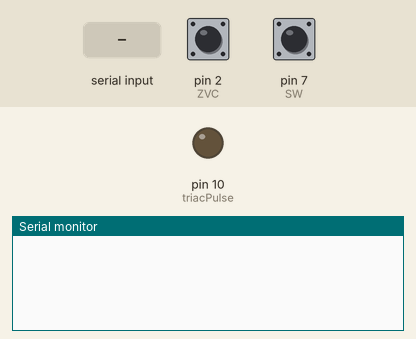
A sketch run on a simulated Arduino Uno, built with avr-gcc and run on an emulated ATmega328P. On the bench: output pins drawn as LEDs (lit = HIGH), the last lines printed to the serial monitor. Inputs (shaded band) come from the test bench; at power-on: pin 7 (SW) HIGH, pin 2 (ZVC) HIGH.

Above: at 1.2 s.
1.3 s: pin 7 (SW) pulled LOW for 0.15 s
At 2.6 s:
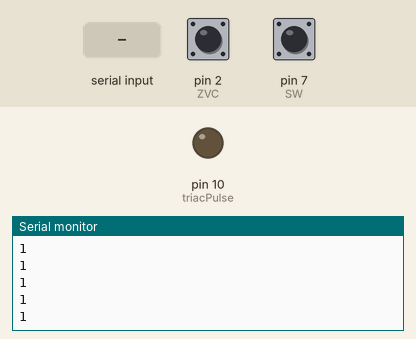
2.9 s: "90,45\n" received over Serial
At 5.2 s:
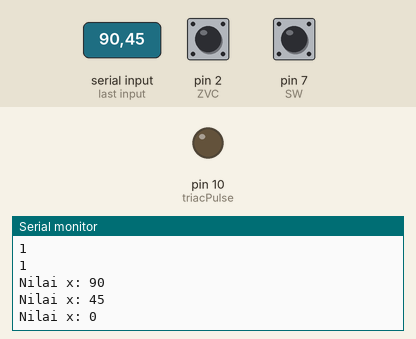

Measured:
- after the input at 1.3 s, the serial monitor: prints a new line at once (image 1)
- after the input at 2.9 s, the serial monitor: prints a new line at once (image 2)

The sketch:

ac_dimmer.ino
```cpp
#define triacPulse 10
#define SW 7
#define ZVC 2

int x = 0;

void setup() {
  Serial.begin(115200);
  pinMode(ZVC, INPUT_PULLUP);
  pinMode(triacPulse, OUTPUT);
  pinMode(SW, INPUT);
  digitalWrite(SW, INPUT_PULLUP);
}

void loop() {
  if (Serial.available() > 0) {
    // Membaca nilai dari serial monitor dan mengonversinya menjadi integer
    x = Serial.parseInt();
    Serial.print("Nilai x: ");
    Serial.println(x);
  }

  if (!digitalRead(SW)) { // Ketika tombol ditekan
    Serial.println(digitalRead(ZVC));
    attachInterrupt(digitalPinToInterrupt(ZVC), acon, FALLING); // Pasang interrupt di pin ZVC
  } else {
    detachInterrupt(digitalPinToInterrupt(ZVC)); // Lepaskan interrupt
  }
}

void acon() {
  delayMicroseconds(x); // Baca nilai x dari serial monitor
  digitalWrite(triacPulse, HIGH);
  delayMicroseconds(50); // Tunda 50 mikrodetik pada output pulse untuk menyalakan triac
  digitalWrite(triacPulse, LOW);
}
```
